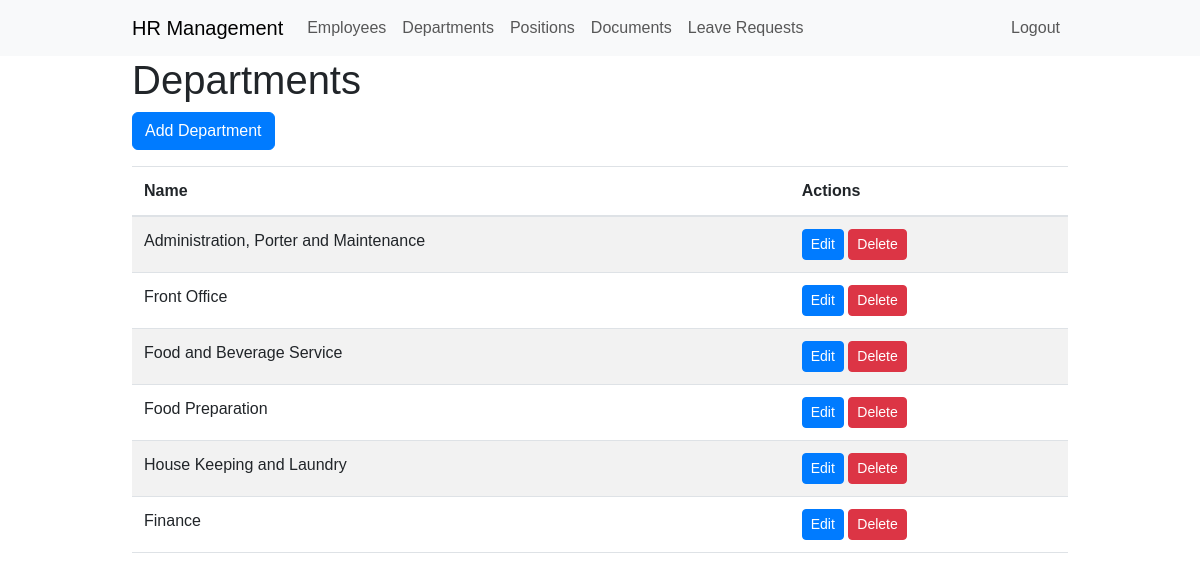
The app's page /departments/ (signed in) with its own data.
### employee_management/models.py (models this page shows, shortened)
class Department(models.Model):
    name = models.CharField(max_length=50)

### employee_management/views.py (the view)
# urls.py: path('departments/', department_list, name='department_list'),
@login_required
def department_list(request):
    departments = Department.objects.all()
    return render(request, 'department_list.html', {'departments': departments})

### employee_management/templates/department_list.html (shortened to what this page needs)
{% extends 'base.html' %}
{% block content %}
<h1>Departments</h1>
<a href="{% url 'hrms:department_create' %}" class="btn btn-primary mb-3">Add Department</a>
<table class="table table-striped">
    <thead>
        <tr>
            <th>Name</th>
            <th>Actions</th>
        </tr>
    </thead>
    <tbody>
        {% for department in departments %}
        <tr>
            <td>{{ department.name }}</td>
            <td>
                <a href="{% url 'hrms:department_update' pk=department.pk %}" class="btn btn-primary btn-sm">Edit</a>
                <a href="{% url 'hrms:department_delete' pk=department.pk %}" class="btn btn-danger btn-sm" onclick="return confirm('Are you sure you want to delete this department?')">Delete</a>
            </td>
        </tr>
        {% endfor %}
    </tbody>
</table>
{% endblock %}

### employee_management/static/css/style.css (style rules this page uses)
body { font-family: Arial, sans-serif; }
.btn-primary { background-color: #007bff; border-color: #007bff; }
.table-striped > tbody > tr:nth-of-type(odd) { background-color: #f9f9f9; }
.table > thead > tr > th, .table > tbody > tr > th, .table > tfoot > tr > th, .table > thead > tr > td, .table > tbody > tr > td, .table > tfoot > tr > td { border-top: 1px solid #dee2e6; padding: 0.75rem; vertical-align: top; border-bottom: 1px solid #dee2e6; }
.table > thead > tr > th { vertical-align: bottom; border-bottom: 2px solid #dee2e6; }

### records on screen
Department: name "Administration, Porter and Maintenance"
Department: name "Front Office"
Department: name "Food and Beverage Service"
Department: name "Food Preparation"
Department: name "House Keeping and Laundry"
Department: name "Finance"
